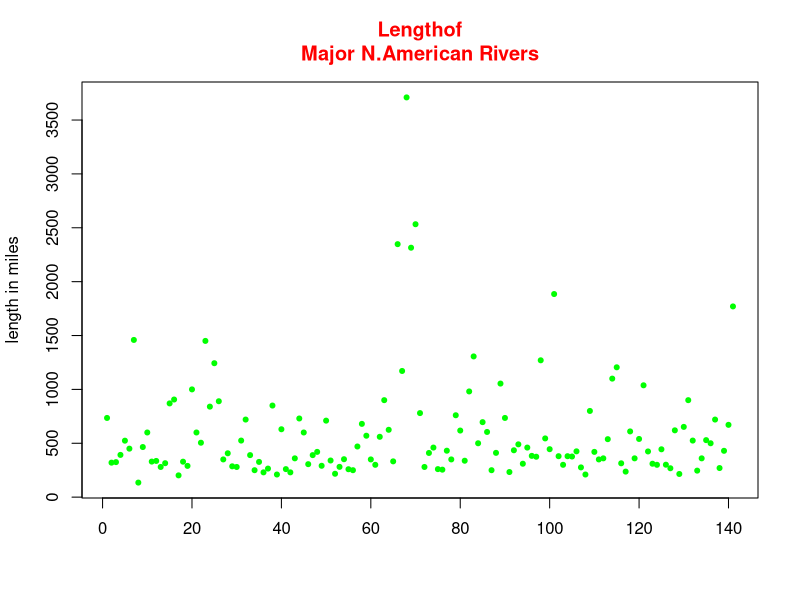

Recreate this plot in R.
x = 1:141
y=rivers
plot(x,y,col="green", pch=20, main="Lengthof\nMajor N.American Rivers",col.main="red",xlab="",ylab="length in miles")
